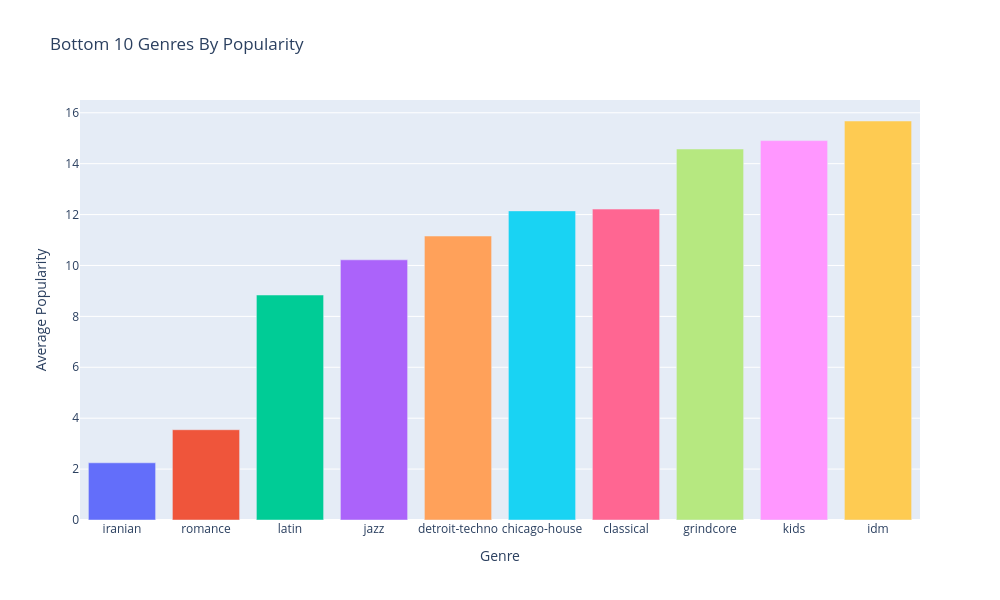

This figure's notebook cell:
### Markdown cell above
Observations

Iranian and romance are really low in popularity, could be worth asking questions as to if these genres are limited to a small number of artist or not, lets put this into a plot

### Code cell
#Identify lowest average popularity genres
dfSpotify_DataSet_Temp = dfSpotify_DataSet_Work.sort_values(by="popularity", ascending=False).drop_duplicates(
    subset=["artists","album_name","track_name"], keep="first")

#get mean popularity by genre
dfSpotify_DataSet_Temp = dfSpotify_DataSet_Temp.groupby("track_genre").agg({"popularity": "mean"}).reset_index()  

#sort by popularity
dfSpotify_DataSet_Temp = dfSpotify_DataSet_Temp.sort_values(by="popularity", ascending=True).head(10)  

#put into a plot
fig = px.bar(dfSpotify_DataSet_Temp, x="track_genre", y="popularity", color="track_genre",
             title="Bottom 10 Genres By Popularity", labels={"track_genre": "Genre", "popularity": "Average Popularity"})
fig.update_layout(xaxis_title="Genre", yaxis_title="Average Popularity", showlegend=False, height=600, width=1000)
fig.show()

### Figure 1 — Plotly figure (JSON) as saved in the notebook; plotly's stock layout.template omitted (floating-point values rounded to 4 significant figures)
{"data": [{"alignmentgroup": "True", "hovertemplate": "Genre=%{x}<br>Average Popularity=%{y}<extra></extra>", "legendgroup": "iranian", "marker": {"color": "#636efa", "pattern": {"shape": ""}}, "name": "iranian", "offsetgroup": "iranian", "orientation": "v", "showlegend": true, "textposition": "auto", "type": "bar", "x": ["iranian"], "xaxis": "x", "y": [2.247], "yaxis": "y"}, {"alignmentgroup": "True", "hovertemplate": "Genre=%{x}<br>Average Popularity=%{y}<extra></extra>", "legendgroup": "romance", "marker": {"color": "#EF553B", "pattern": {"shape": ""}}, "name": "romance", "offsetgroup": "romance", "orientation": "v", "showlegend": true, "textposition": "auto", "type": "bar", "x": ["romance"], "xaxis": "x", "y": [3.547], "yaxis": "y"}, {"alignmentgroup": "True", "hovertemplate": "Genre=%{x}<br>Average Popularity=%{y}<extra></extra>", "legendgroup": "latin", "marker": {"color": "#00cc96", "pattern": {"shape": ""}}, "name": "latin", "offsetgroup": "latin", "orientation": "v", "showlegend": true, "textposition": "auto", "type": "bar", "x": ["latin"], "xaxis": "x", "y": [8.839], "yaxis": "y"}, {"alignmentgroup": "True", "hovertemplate": "Genre=%{x}<br>Average Popularity=%{y}<extra></extra>", "legendgroup": "jazz", "marker": {"color": "#ab63fa", "pattern": {"shape": ""}}, "name": "jazz", "offsetgroup": "jazz", "orientation": "v", "showlegend": true, "textposition": "auto", "type": "bar", "x": ["jazz"], "xaxis": "x", "y": [10.22], "yaxis": "y"}, {"alignmentgroup": "True", "hovertemplate": "Genre=%{x}<br>Average Popularity=%{y}<extra></extra>", "legendgroup": "detroit-techno", "marker": {"color": "#FFA15A", "pattern": {"shape": ""}}, "name": "detroit-techno", "offsetgroup": "detroit-techno", "orientation": "v", "showlegend": true, "textposition": "auto", "type": "bar", "x": ["detroit-techno"], "xaxis": "x", "y": [11.16], "yaxis": "y"}, {"alignmentgroup": "True", "hovertemplate": "Genre=%{x}<br>Average Popularity=%{y}<extra></extra>", "legendgroup": "chicago-house", "marker": {"color": "#19d3f3", "pattern": {"shape": ""}}, "name": "chicago-house", "offsetgroup": "chicago-house", "orientation": "v", "showlegend": true, "textposition": "auto", "type": "bar", "x": ["chicago-house"], "xaxis": "x", "y": [12.14], "yaxis": "y"}, {"alignmentgroup": "True", "hovertemplate": "Genre=%{x}<br>Average Popularity=%{y}<extra></extra>", "legendgroup": "classical", "marker": {"color": "#FF6692", "pattern": {"shape": ""}}, "name": "classical", "offsetgroup": "classical", "orientation": "v", "showlegend": true, "textposition": "auto", "type": "bar", "x": ["classical"], "xaxis": "x", "y": [12.22], "yaxis": "y"}, {"alignmentgroup": "True", "hovertemplate": "Genre=%{x}<br>Average Popularity=%{y}<extra></extra>", "legendgroup": "grindcore", "marker": {"color": "#B6E880", "pattern": {"shape": ""}}, "name": "grindcore", "offsetgroup": "grindcore", "orientation": "v", "showlegend": true, "textposition": "auto", "type": "bar", "x": ["grindcore"], "xaxis": "x", "y": [14.58], "yaxis": "y"}, {"alignmentgroup": "True", "hovertemplate": "Genre=%{x}<br>Average Popularity=%{y}<extra></extra>", "legendgroup": "kids", "marker": {"color": "#FF97FF", "pattern": {"shape": ""}}, "name": "kids", "offsetgroup": "kids", "orientation": "v", "showlegend": true, "textposition": "auto", "type": "bar", "x": ["kids"], "xaxis": "x", "y": [14.91], "yaxis": "y"}, {"alignmentgroup": "True", "hovertemplate": "Genre=%{x}<br>Average Popularity=%{y}<extra></extra>", "legendgroup": "idm", "marker": {"color": "#FECB52", "pattern": {"shape": ""}}, "name": "idm", "offsetgroup": "idm", "orientation": "v", "showlegend": true, "textposition": "auto", "type": "bar", "x": ["idm"], "xaxis": "x", "y": [15.68], "yaxis": "y"}], "layout": {"barmode": "relative", "height": 600, "legend": {"title": {"text": "Genre"}, "tracegroupgap": 0}, "showlegend": false, "title": {"text": "Bottom 10 Genres By Popularity"}, "width": 1000, "xaxis": {"anchor": "y", "categoryarray": ["iranian", "romance", "latin", "jazz", "detroit-techno", "chicago-house", "classical", "grindcore", "kids", "idm"], "categoryorder": "array", "domain": [0, 1], "title": {"text": "Genre"}}, "yaxis": {"anchor": "x", "domain": [0, 1], "title": {"text": "Average Popularity"}}}}
